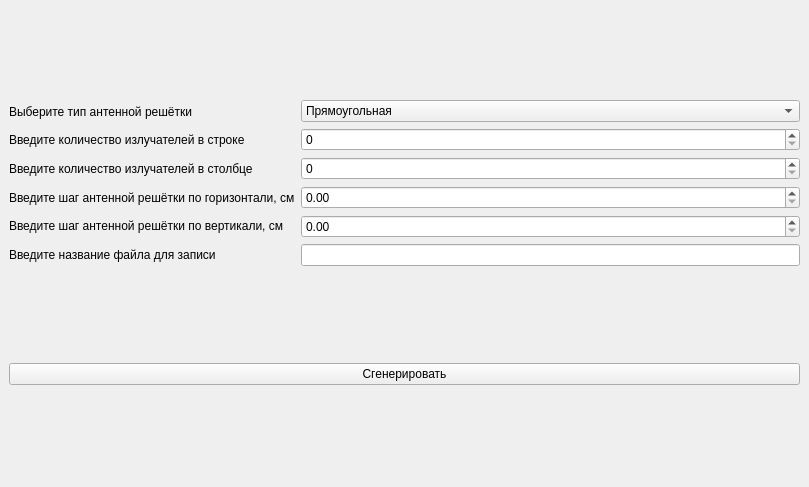
<?xml version="1.0" encoding="UTF-8"?>
<ui version="4.0">
 <class>MainWindow</class>
 <widget class="QMainWindow" name="MainWindow">
  <property name="geometry">
   <rect>
    <x>0</x>
    <y>0</y>
    <width>809</width>
    <height>487</height>
   </rect>
  </property>
  <property name="windowTitle">
   <string>Antenna aray generator</string>
  </property>
  <widget class="QWidget" name="centralwidget">
   <layout class="QGridLayout" name="gridLayout">
    <item row="0" column="0">
     <layout class="QVBoxLayout" name="verticalLayout">
      <item>
       <widget class="QLabel" name="label">
        <property name="text">
         <string>Выберите тип антенной решётки</string>
        </property>
       </widget>
      </item>
      <item>
       <widget class="QLabel" name="label_2">
        <property name="text">
         <string>Введите количество излучателей в строке</string>
        </property>
       </widget>
      </item>
      <item>
       <widget class="QLabel" name="label_3">
        <property name="text">
         <string>Введите количество излучателей в столбце</string>
        </property>
       </widget>
      </item>
      <item>
       <widget class="QLabel" name="label_4">
        <property name="text">
         <string>Введите шаг антенной решётки по горизонтали, см</string>
        </property>
       </widget>
      </item>
      <item>
       <widget class="QLabel" name="label_5">
        <property name="text">
         <string>Введите шаг антенной решётки по вертикали, см</string>
        </property>
       </widget>
      </item>
      <item>
       <widget class="QLabel" name="label_6">
        <property name="text">
         <string>Введите название файла для записи</string>
        </property>
       </widget>
      </item>
     </layout>
    </item>
    <item row="0" column="1">
     <layout class="QVBoxLayout" name="verticalLayout_2">
      <item>
       <widget class="QComboBox" name="comboBox">
        <item>
         <property name="text">
          <string>Прямоугольная</string>
         </property>
        </item>
        <item>
         <property name="text">
          <string>Гексагональная</string>
         </property>
        </item>
       </widget>
      </item>
      <item>
       <widget class="QSpinBox" name="spinBox"/>
      </item>
      <item>
       <widget class="QSpinBox" name="spinBox_2"/>
      </item>
      <item>
       <widget class="QDoubleSpinBox" name="doubleSpinBox"/>
      </item>
      <item>
       <widget class="QDoubleSpinBox" name="doubleSpinBox_2"/>
      </item>
      <item>
       <widget class="QLineEdit" name="lineEdit"/>
      </item>
     </layout>
    </item>
    <item row="1" column="0" colspan="2">
     <widget class="QPushButton" name="pushButton">
      <property name="text">
       <string>Сгенерировать</string>
      </property>
     </widget>
    </item>
   </layout>
  </widget>
 </widget>
 <resources/>
 <connections/>
</ui>
